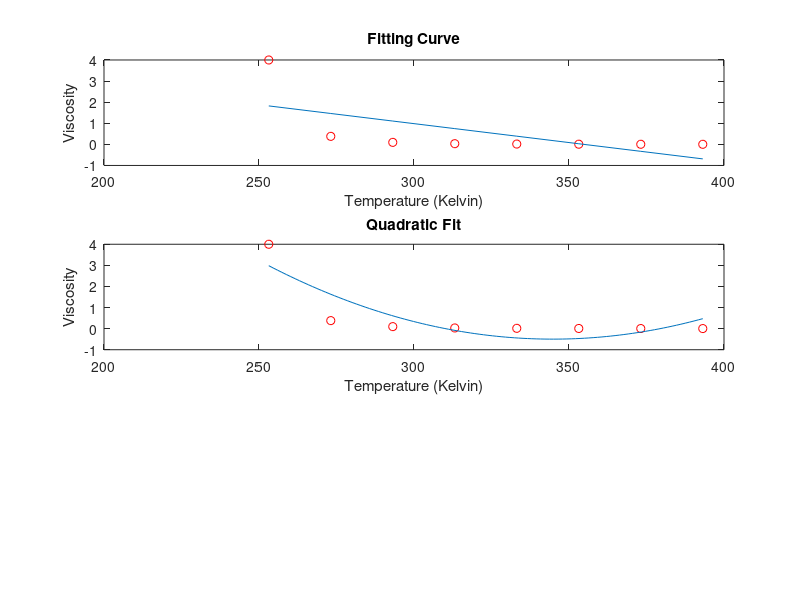

The MATLAB source for this figure: (Note: this script raises an error after producing the figure.)
%% Homework 08 - Steve Mazza
%% Problem 1
%
clc; clear all; close all;

xd = [2 4 6 7];
yd = [12 15 17 25];
xf = linspace(min(xd),max(xd));

% Compute least squares regressions.
[p0,s0] = polyfit(xd,yd,0);
[p1,s1] = polyfit(xd,yd,1);
[p2,s2] = polyfit(xd,yd,2);
[p3,s3] = polyfit(xd,yd,3);

% Estimate coefficient of determination for R^2.
St=std(yd)^2*(3);
Rsq1=(St-s1.normr^2)/St;
Rsq2=(St-s2.normr^2)/St;
Rsq3=(St-s3.normr^2)/St;

% Plot the results along with the original data.
hold on; 
plot(xf,polyval(p0,xf),':');
plot(xf,polyval(p1,xf),'-.');
plot(xf,polyval(p2,xf),'--');
plot(xf,polyval(p3,xf),'-');
title('Homework 8, Problem 1');
xlabel('x');
ylabel('f(x)');
legend('linear','1st order','2nd order','3rd order', ... 
    'Location', 'NorthWest');
plot(xd,yd,'ro');
text(2.25,20,strcat('R^2_1 = ',num2str(Rsq1)));
text(2.25,19,strcat('R^2_2 = ',num2str(Rsq2)));
text(2.25,18,strcat('R^2_3 = ',num2str(Rsq3)));

%% Problem 2
%
clc; clear all; close all;

%xd = [-20 0 20 40 60 80 100 120];
xk = [253.15 273.15 293.15 313.15 333.15 353.15 373.15 393.15];
yd = [4 0.38 0.095 0.032 0.015 0.0078 0.0045 0.0032];
xf = linspace(min(xk),max(xk));

% Define the function.
%f = @(u

% Plot u=f(T).
subplot(3,1,1);
plot(xk,yd,'ro');
hold on;
[p,s] = polyfit(xk,yd,1);
plot(xk,polyval(p,xk));
title('Fitting Curve');
xlabel('Temperature (Kelvin)');
ylabel('Viscosity');

% Find the quadratic regression.
subplot(3,1,2);
plot(xk,yd,'ro');
hold on;
[p,s] = polyfit(xk,yd,2);
plot(xf,polyval(p,xf));
title('Quadratic Fit');
xlabel('Temperature (Kelvin)');
ylabel('Viscosity');
legend('Data points','Regression',0);

% TODO: Plot the residuals.
subplot(3,1,3);
hold on;
bar(xk,yd-p(1)*xk-p(2));
xlim([min(xk) max(xk)]);
title('Residuals');
xlabel('Temperature (Celsius)');
ylabel('ln(y)-ln(y_{est})');

%% Problem 3
%
clc; clear all; close all;

xd = [0 1 2 10 50 100];
yd = [100 45 39 22 5 0.5];

% Plot u=f(T).
subplot(3,1,1);
plot(xd,yd,'ro');
hold on;
title('Linear Interpolation');
xlabel('Depth');
ylabel('Light Penetration');
xq = linspace(min(xd),max(xd));
yy = interp1(xd,yd,xq);
plot(xq,yy,'-.');
plot(30,yy(30),'kd');
%text(32,0,num2str(yy(30)/polyval(p,30)));

subplot(3,1,2);
plot(xd,yd,'ro');
hold on;
title('Spline Interpolation');
xlabel('Depth');
ylabel('Light Penetration');
yy = interp1(xd,yd,xq,'spline');
plot(xq,yy,'-.');
plot(30,yy(30),'kd');
%text(32,10,num2str(yy/s(30)));

subplot(3,1,3);
plot(xd,yd,'ro');
hold on;
title('Cubic Hermite Interpolation');
xlabel('Depth');
ylabel('Light Penetration');
yy = interp1(xd,yd,xq,'cubic');
plot(xq,yy,'-.');
plot(30,yy(30),'kd');
%text(32,20,num2str(yy/s(30)));

% TODO: fix the percentages.

%% Problem 4
%
clc; clear all; close all; warning off;

formatIn = 'dd-mmm-yyyy';

xdate = [datenum('01-May-2013',formatIn) datenum('29-May-2013',formatIn)...
    datenum('26-Jun-2013',formatIn) datenum('24-Jul-2013',formatIn)];
ysunrise = [4*60+59 4*60+34 4*60+32 4*60+50];
ysunset = [18*60+53 19*60+19 19*60+32 18*60+21];

[psunrise, ssunrise] = polyfit(xdate,ysunrise,3);
[psunset,ssunset] = polyfit(xdate,ysunset,3);

% Calculate sunset on the 4th of July.
jfour = datenum('04-Jul-2013',formatIn);
jfoursunsettime = polyval(psunset,jfour);
jfoursunsethour = floor(jfoursunsettime/60);
jfoursunsetminute = rem(fix(jfoursunsettime),60);
fprintf('\n\nSunset on July 4th should be %d hr %d min.\n', ...
    jfoursunsethour,jfoursunsetminute);

% Calculate date and time of earliest sunrise.
x = min(xdate):1:max(xdate);
yallsunrises = polyval(psunrise,x);
earliestsunrisetime = min(yallsunrises);
earliestsunrisetimehour = floor(earliestsunrisetime/60);
earliestsunrisetimeminute = rem(fix(earliestsunrisetime),60);
earliestsunrisedate = ...
    datestr(x(find(yallsunrises==earliestsunrisetime)));
fprintf('The earliest sunrise occurs on %s at %d hr %d min.\n', ...
    earliestsunrisedate,earliestsunrisetimehour,earliestsunrisetimeminute);

% Calculate date and length of the longest day.
yallsunsets = polyval(psunset,x);
alldaylengths = yallsunsets - yallsunrises;
longestday = max(alldaylengths);
longestdayhour = floor(longestday/60);
longestdayminute = rem(fix(longestday),60);
longestdaydate = datestr(x(find(alldaylengths == longestday)));
fprintf('The longest day occurs on %s and lasts %d hr %d min.\n', ...
    longestdaydate,longestdayhour,longestdayminute);
